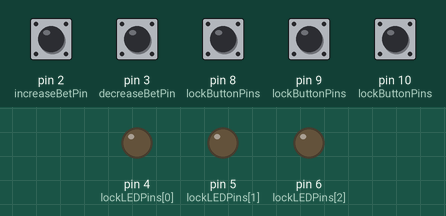
Bench run of a sketch on a simulated Arduino Uno, built with avr-gcc and run on an emulated ATmega328P. Parts: output pins drawn as LEDs (lit = HIGH). The inputs (shaded band) are chosen by the test bench; at power-on: pin 2 (increaseBetPin), pin 3 (decreaseBetPin), pin 8 (lockButtonPins), pin 9 (lockButtonPins), pin 10 (lockButtonPins) HIGH. What the sketch prints to the serial monitor is not drawn.

Above: at 1.2 s.
1.3 s: pin 8 (lockButtonPins) pulled LOW for 0.15 s
At 1.9 s:
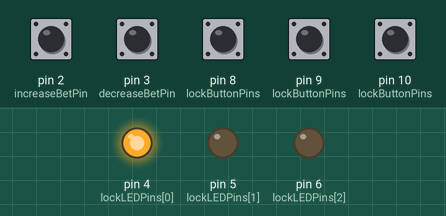
7.0 s: pin 8 (lockButtonPins) pulled LOW for 1 s
At 8.4 s:
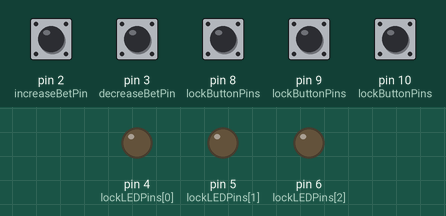
9.5 s: pin 9 (lockButtonPins) pulled LOW for 0.15 s
At 10.5 s:
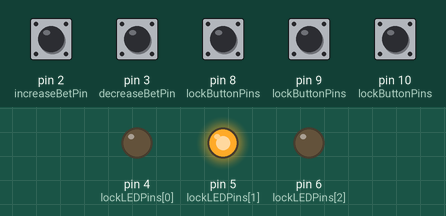
11.1 s: pin 9 (lockButtonPins) pulled LOW for 1 s
At 11.9 s:
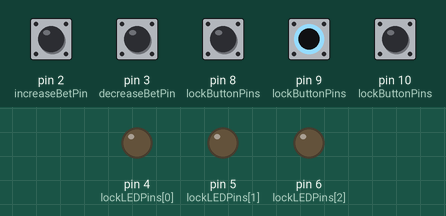
Timing chart, 0 to 14.1 s (numbered marks = the images above; inputs shaded):
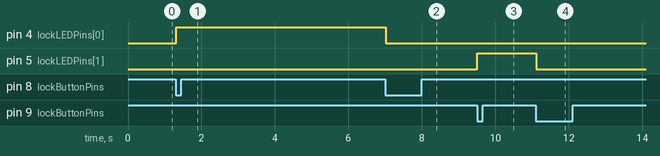

Measured:
- after the input at 1.3 s, pin 4 (lockLEDPins[0]): LOW → HIGH at once
- after the input at 7.0 s, pin 4 (lockLEDPins[0]): HIGH → LOW at once
- after the input at 9.5 s, pin 5 (lockLEDPins[1]): LOW → HIGH at once
- after the input at 11.1 s, pin 5 (lockLEDPins[1]): HIGH → LOW at once

The sketch:

locktests.ino
```cpp
// -----------------------------------------------------------------------------

// fischertechnik / Arduino Slots
// Rubem Pechansky 2023

// -------------------------------------------------------------------- Includes

#include "src/slots-main.h"
// #include "src/slots.h"

// ----------------------------------------------------------------------- Setup

SlotsMain slotsMain;

void setup()
{
	// pinMode(increaseBetPin, INPUT_PULLUP);
	// pinMode(decreaseBetPin, INPUT_PULLUP);

	// for(int i = 0; i < NREELS; i++) {
	// 	pinMode(lockLEDPins[i], OUTPUT);
	// 	pinMode(lockButtonPins[i], INPUT_PULLUP);
	// }

	slotsMain.Setup();
}

// ------------------------------------------------------------------- Main loop

void loop()
{
	slotsMain.Loop();
	// for(int i = 0; i < NREELS; i++) {
	// 	digitalWrite(lockLEDPins[i], !digitalRead(lockButtonPins[i]));
	// }
}

// ------------------------------------------------------------------------- End
```

locks.cpp
```cpp
// fischertechnik / Arduino Slots
// Rubem Pechansky 2023

// -------------------------------------------------------------------- Includes

#include <arduino-timer.h>
#include <ezButton.h>
#include "locks.h"
#include "slots.h"

// ----------------------------------------------------------------------- Types

/**
 * Lock states enumeration.
 */
enum class LockState {
	BLOCKED = 0,  // Not locked; Pressing the respective button does nothing.
	LOCKABLE,	  // Not locked, but may be locked by pressing the respective button.
	ACTIVE,		  // Locked; may be unlocked by pressing the respective button.
};

/**
 * Declares a single lock object.
 */
struct Lock
{
	uint8_t index;
	LockState state = LockState::BLOCKED;
	ezButton ezLockButton{0};		// ezButton lock button object
};

// ------------------------------------------------------------ Global variables

Lock lock[NREELS];
auto lockBlink = timer_create_default();
bool lockBlinkState = false;

#if LOCKDEBUGINFO
const static char *StateNames[NREELS] = { "Blocked", "Lockable", "Active" };
#endif

// ------------------------------------------------------------ Global functions

/**
 * Called by the lock blink timer.
 */
bool lockBlinkCallback(void *)
{
	lockBlinkState = !lockBlinkState;
	return true;
}

/**
 * Turns the requested lock LED off.
 */
void ledOff(uint8_t index)
{
	pinMode(lockLEDPins[index], OUTPUT);
	digitalWrite(lockLEDPins[index], LOW);
}

/**
 * Turns the requested lock LED on.
 */
void ledOn(uint8_t index)
{
	pinMode(lockLEDPins[index], OUTPUT);
	digitalWrite(lockLEDPins[index], HIGH);
}

/**
 * Lights up the requested lock LED faintly using a little trick with the
 * internall pull-up.
 */
void ledDim(uint8_t index)
{
	digitalWrite(lockLEDPins[index], LOW);
	pinMode(lockLEDPins[index], INPUT_PULLUP);
}

// ---------------------------------------------------- Private member functions

#if LOCKDEBUGINFO
/**
 * Outputs debug information to the serial port.
 */
void Locks::debug(uint8_t index)
{
	Serial.println("---------------------------------");
	if(index < NREELS ) {
		Serial.print("Lock #" + String(index) + " set to ");
		Serial.println(StateNames[(int)lock[index].state]);
	}
	Serial.println("Current bet: " + String(currentBet));
	Serial.println("Locks allowed: " + String(locksAllowed));
	Serial.println("Total locks: " + String(getLockedLocks()));
	Serial.println("Last locked: " + String(lastLockedIndex));
}
#endif

/**
 * Initializes a single lock.
 */
void Locks::initLock(uint8_t i)
{
	lock[i].index = i;
	lock[i].ezLockButton = ezButton(lockButtonPins[i], INPUT_PULLUP);
	lock[i].ezLockButton.setDebounceTime(EZBTNDEBOUNCE);
	pinMode(lockLEDPins[i], OUTPUT);
	setUnlocked(i);
}

/**
 * @returns The number of locked locks.
 */
uint8_t Locks::getLockedLocks()
{
	uint8_t count = 0;
	for(int i = 0; i < NREELS; i++) {
		if(lock[i].state == LockState::ACTIVE) {
			count++;
		}
	}
	return count;
}

/**
 * Sets the required lock to active state.
 */
void Locks::setLocked(uint8_t index)
{
	lock[index].state = LockState::ACTIVE;
	ledOn(index);
	lastLockedIndex = index;
}

/**
 * Sets the required lock to lockable state.
 */
void Locks::setUnlocked(uint8_t index)
{
	lock[index].state = LockState::LOCKABLE;
}

void Locks::setBlocked(uint8_t index)
{
	lock[index].state = LockState::BLOCKED;
	ledOff(index);
}

/**
 * Called whenever a lock button is pressed.
 */
void Locks::toggleLock(uint8_t index)
{
	LockState prevLockState = lock[index].state;

	if(lock[index].state == LockState::ACTIVE) {
		setUnlocked(index);
	} else if(lock[index].state == LockState::LOCKABLE) {
		setLocked(index);
	}

	#if LOCKDEBUGINFO
	if(lock[index].state != prevLockState) {
		debug(index);
	}
	#endif
}

/**
 * Stores the number of lock currently allowed in the `locksAllowed` variable.
 */
void Locks::calcLocksAllowed()
{
	if(currentBet == 0) {
		#if LOCKDEBUGINFO
		lastBet = 0;
		#endif
		locksAllowed = 0;
		lastLockedIndex = -1;
	} else {
		locksAllowed = min((NREELS - 1), currentBet / NREELS);
	}

	#if LOCKDEBUGINFO
		if((locksAllowed != lastLocksAllowed) || (lastBet != currentBet)) {
		debug(-1);
		}
		lastLocksAllowed = locksAllowed;
	#endif

}

/**
 * Enable, disable or block locks according to the number of locks allowed and
 * the number of locked locks.
 */
void Locks::setStateAsNeeded()
{
	uint8_t lockedLocks = getLockedLocks();

	// Sets lastLockedIndex if needed. This works because NREELS is only 3

	if(lockedLocks == 1) {
		for(int i = 0; i < NREELS; i++) {
			if(lock[i].state == LockState::ACTIVE) {
				lastLockedIndex = i;
				break;
			}
		}
	}

	// Switch according to the number of locks allowed and locked locks

	if(locksAllowed > lockedLocks) {

		// Enable all non-active locks

		for(int i = 0; i < NREELS; i++) {
			if(lock[i].state != LockState::ACTIVE) {
				setUnlocked(i);
			}
		}

	} else if(locksAllowed == lockedLocks) {

		// Maximum reached, so block all non-active locks

		for(int i = 0; i < NREELS; i++) {
			if(lock[i].state != LockState::ACTIVE) {
				setBlocked(i);
			}
		}

	} else {	// locksAllowed < lockedLocks

		// Unlock the last locked lock

		if(lastLockedIndex >= 0 && lastLockedIndex <= NREELS) {
			lock[lastLockedIndex].state = LockState::LOCKABLE;
			lastLockedIndex = -1;
		}
	}
}

// ----------------------------------------------------- Public member functions

/**
 * Sets up lock buttons and LEDs.
 */
void Locks::Setup()
{
	for(int i = 0; i < NREELS; i++) {
		initLock(i);
	}
	lockBlink.every(LOCKBLINK, lockBlinkCallback);
}

/**
 * Must be called from the main loop.
 */
void Locks::Loop(uint8_t gameBet)
{
	currentBet = gameBet;

	#if LOCKDEBUGINFO
	if(gameBet != lastBet) {
		lastBet = gameBet;
	}
	#endif

	for(int i = 0; i < NREELS; i++) {
		lock[i].ezLockButton.loop();
		if(lock[i].ezLockButton.isPressed()) {
			toggleLock(i);
		}
		if(lock[i].state == LockState::LOCKABLE) {
			if(lockBlinkState) {
				ledDim(i);
			} else {
				ledOff(i);
			}
		}
	}

	calcLocksAllowed();
	setStateAsNeeded();

	lockBlink.tick();
}

// ------------------------------------------------------------------------- End
```

locks.h
```cpp
// fischertechnik / Arduino Slots
// Rubem Pechansky 2023

#pragma once

// ----------------------------------------------------------- Class declaration

/**
 * Implements the lock logic.
 */
class Locks
{
	private:

		uint8_t currentBet;
		uint8_t lastBet = -1;
		uint8_t lastLockedIndex = -1;
		uint8_t lastLocksAllowed = -1;
		uint8_t locksAllowed;

		uint8_t getLockedLocks();
		void calcLocksAllowed();
		void initLock(uint8_t i);
		void setBlocked(uint8_t index);
		void setLocked(uint8_t index);
		void setStateAsNeeded();
		void setUnlocked(uint8_t index);
		void toggleLock(uint8_t index);
		#if LOCKDEBUGINFO
		void debug(uint8_t index);
		#endif

	public:

		void Loop(uint8_t gameBet);
		void Setup();
};

// ------------------------------------------------------------------------- End
```

slots-main.cpp
```cpp
// fischertechnik / Arduino Slots
// Rubem Pechansky 2023

// -------------------------------------------------------------------- Includes

#include <arduino-timer.h>
#include "locks.h"
#include "slots-main.h"
#include "slots.h"

// ------------------------------------------------------------ Global variables

// Global objects

Locks locks;

auto updateTimer = timer_create_default();

// Global variables

uint8_t lastBet = 255;
bool frozen = false;
bool firstSpin = true;
uint8_t currentBet;

// ------------------------------------------------------------ Global functions

bool updateDisplay()
{
	// Replace with display call
	if(currentBet == 0) {
		Serial.println("No bet");
	} else {
		Serial.println("CurrentBet: " + String(currentBet));
	}
}

bool updateBet(void *)
{
	if(currentBet != lastBet) {
		updateDisplay();
		lastBet = currentBet;
	}

	return true;
}

/**
 * Called once each time a spin ends.
 */
void endSpin()
{
	Serial.println("End spin");

	frozen = false;

	if(firstSpin) {
		firstSpin = false;
	}
}

/**
 * Called when a new spin is about to start.
 */
void spin()
{
	if(currentBet == 0) {
		return;
	}

	frozen = true;
	Serial.println("Spining");
}

// ---------------------------------------------------- Private member functions

void SlotsMain::ioSetup()
{
	// Initialize ezButtons

	increaseBet = ezButton(increaseBetPin);
	decreaseBet = ezButton(decreaseBetPin);
	increaseBet.setDebounceTime(EZBTNDEBOUNCE);
	decreaseBet.setDebounceTime(EZBTNDEBOUNCE);
}

void SlotsMain::inputLoop()
{
	// process ezButtons

	increaseBet.loop();
	decreaseBet.loop();

	// Read ezButtons values

	if(increaseBet.isPressed()) {
		currentBet = constrain(currentBet + 1, 0, MAXBET);
	} else if(decreaseBet.isPressed()) {
		currentBet = constrain(currentBet - 1, 0, MAXBET);
	}
}

// ----------------------------------------------------- Public member functions

void SlotsMain::Setup()
{
	Serial.begin(BAUDRATE);
	Serial.println("Slots game started.");
	Serial.println();

	// Initialize pins

	ioSetup();
	locks.Setup();

	// Sets up objects

	updateTimer.every(UPDATEBET, updateBet);

	// Perform a first (home) spin

	currentBet = INITIALBET;
}

void SlotsMain::Loop()
{
	updateTimer.tick();
	inputLoop();
	locks.Loop(currentBet);
}

#pragma endregion

// ------------------------------------------------------------------------- End
```

slots-main.h
```cpp
// fischertechnik / Arduino Slots
// Rubem Pechansky 2023

#pragma once

// -------------------------------------------------------------------- Includes

#include <ezButton.h>

// ----------------------------------------------------------- Class declaration

class SlotsMain
{
	private:

		ezButton increaseBet{0};
		ezButton decreaseBet{0};

		void ioSetup();
		void inputLoop();

	public:

		void Setup();
		void Loop();
};

// ------------------------------------------------------------------------- End
```

slots.h
```cpp
// fischertechnik / Arduino Slots
// Rubem Pechansky 2023

// Test setup for the Locks class

#pragma once

// -------------------------------------------------------------------- Includes

#include <Arduino.h>

// ----------------------------------------------------------------- Debug flags

#define LOCKDEBUGINFO	false	// Send debug information about the lock state

// ------------------------------------------------------------------- Constants

#define NREELS		    3
#define EZBTNDEBOUNCE	10		// Default debounce value for ezButtons
#define ENCODERDEBOUNCE	1000	// For encoders, in μs (microseconds)
#define MAXBET			9		// 6 to 12
#define BAUDRATE		57600	// For serial communication
#define UPDATEBET		80		// Rate of display update timer
#define LOCKBLINK		300		// Blink frequency for lock LEDs
#define LOCKBLINKON		2		// Time on for lock LEDs
#define INITIALBET		3		// Initial bet

// Arduino Nano / UNO pins

static const uint8_t lockButtonPins[NREELS] = {8, 9, 10};
static const uint8_t lockLEDPins[NREELS] = {4, 5, 6};
static const uint8_t increaseBetPin = 2;
static const uint8_t decreaseBetPin = 3;


// ------------------------------------------------------------------------- End
```
